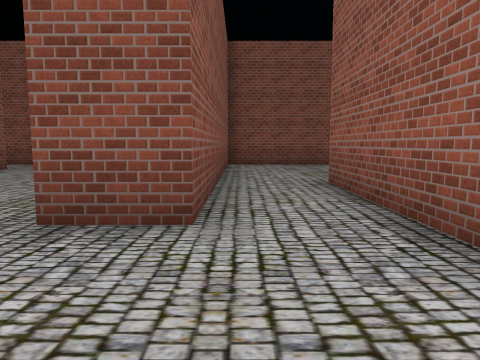
[1] (above)

24 first-person views from a walk through a Unity game level. The camera is 1.2 m above the floor, tilts 6° down and sees 70° across. The floor is counted in squares, 2 m on a side. Each view is taken from the middle of a square. On the plan, view 1 faces up. The plan holds only what a view shows up to about 10 squares ahead; the rest is blank. The place goes on beyond the plan. The player character is not drawn. Some animated figures are not drawn. Door leaves are left out, so doorways stand open. Some surface patterns are stand-ins.

[2]
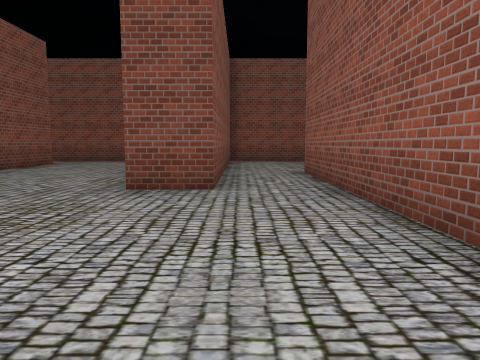

[3]
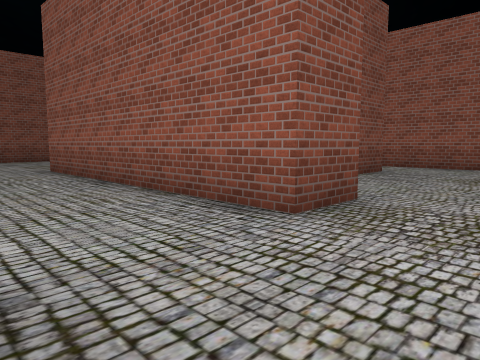

[4]
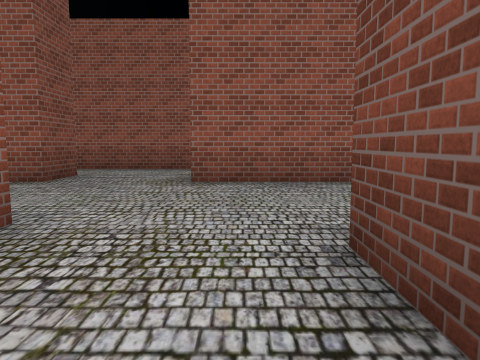

[5]
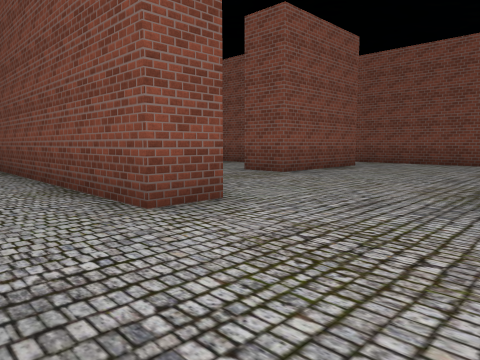

[6]
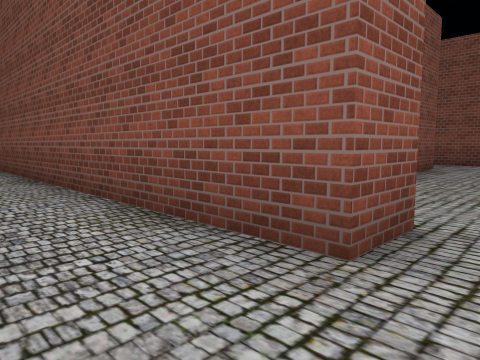

[7]
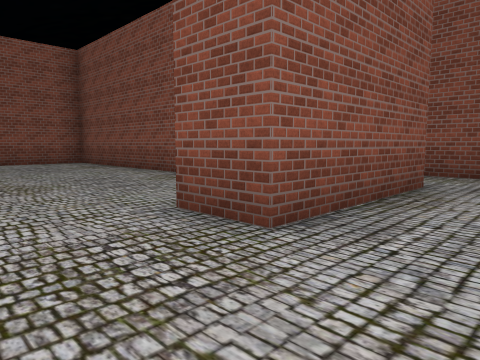

[8]
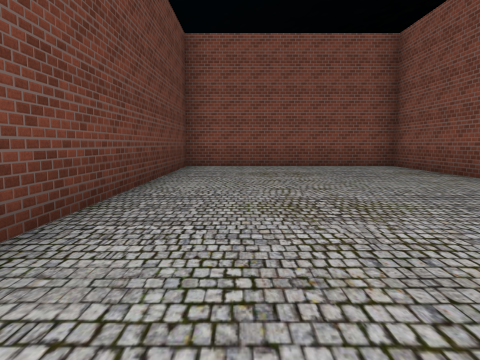

[9]
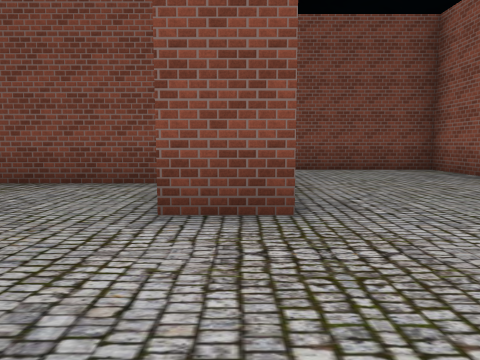

[10]
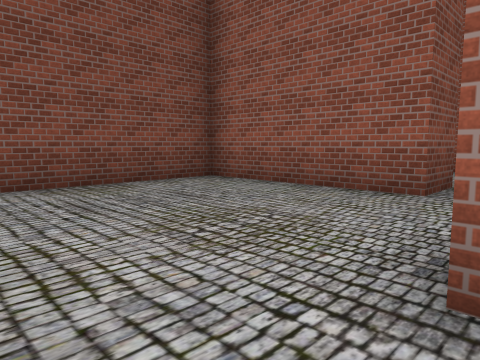

[11]
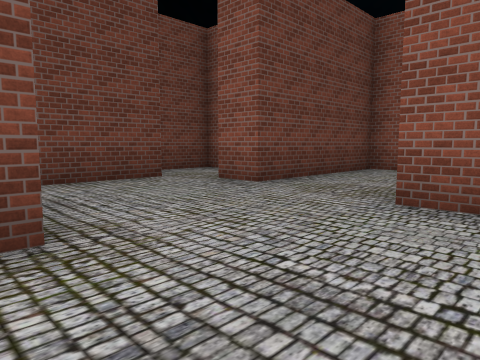

[12]
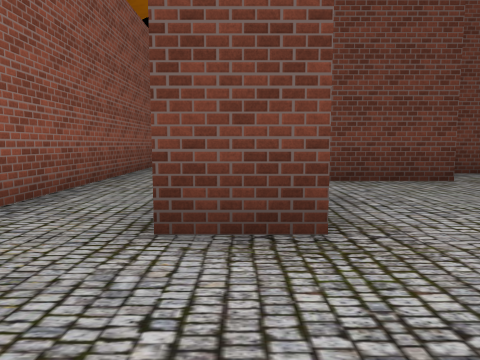

[13]
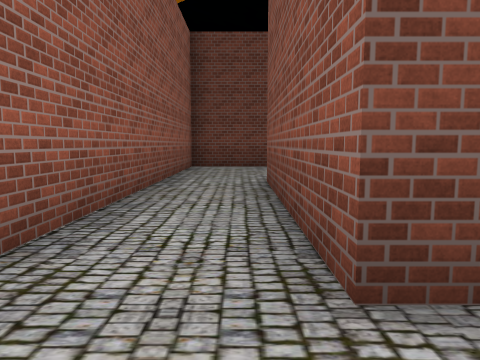

[14]
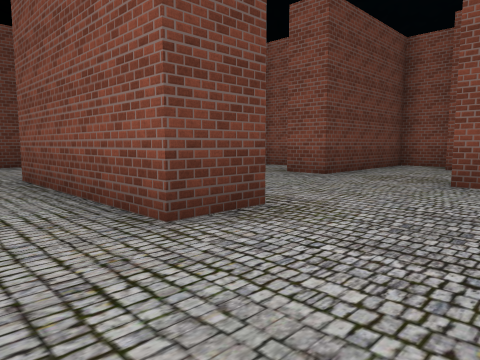

[15]
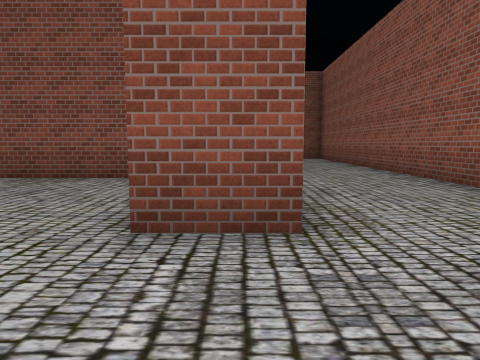

[16]
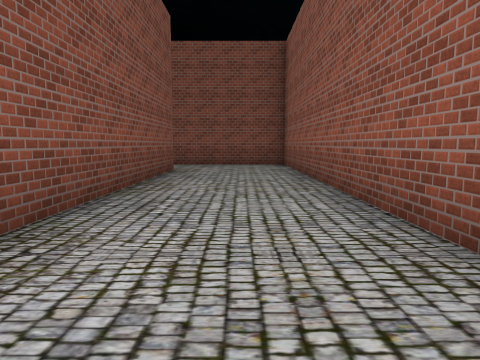

[17]
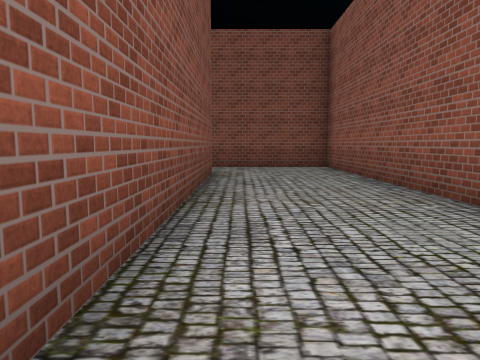

[18]
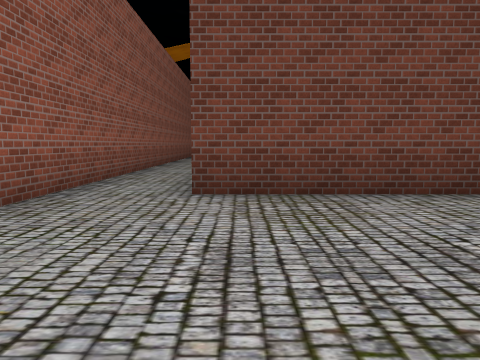

[19]
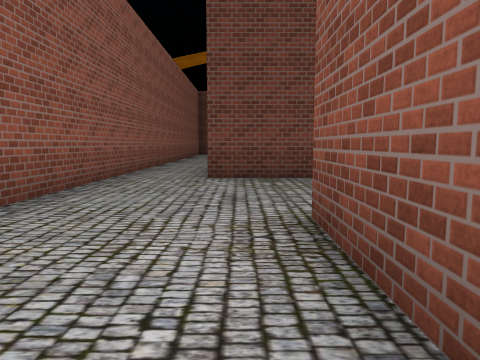

[20]
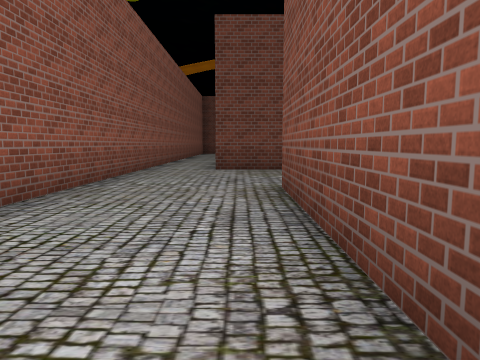

[21]
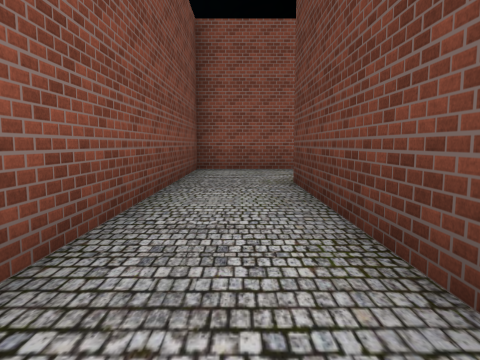

[22]
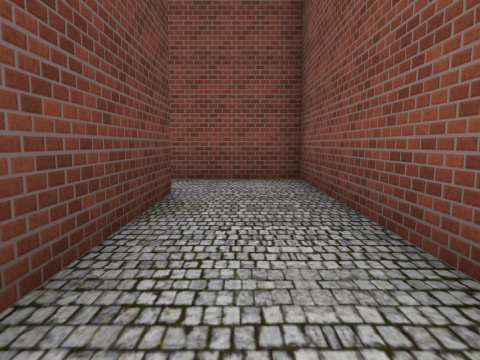

[23]
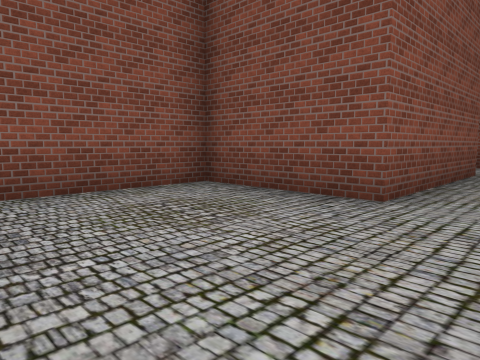

[24]
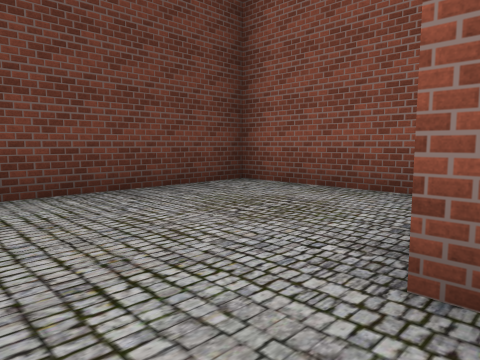

### Floor plan
Points are (right, up) in squares from view 1. A wall is a line through its corners. A room is listed if a view was taken in it or the views show most of it. See-through windows are left out.
Room 1 (views 1, 5, 6)
walls: (-3.8, 1.6) (-3.8, 0.6) (-12.1, 0.6); (-0.3, 2.5) (-1.6, 2.5); (1.4, -1.3) (1.4, 1.4)
ways out: opening at (0.5, -2) to room 2; opening at (-2.5, 1.5) to room 3; opening at (0.5, 2.5) to room 4
Room 2 (views 2, 3, 4, 11, 12, 13, 24)
walls: (5.4, -4.9) (5.4, -2.2) (6.6, -2.2) (6.6, -6.5); (2.5, -5.5) (4.6, -5.5); (2.5, -0.5) (2.5, -1.3) (1.4, -1.3); (6.6, 0.1) (5.4, 0.1) (5.4, 0.8); (0.2, -5.9) (0.2, -6.9) (1.8, -6.9); (-2.1, -2.5) (-2.1, -3.6) (2, -3.6) (2, -4.6); (8.3, -7.5) (8.3, -0.5)
ways out: opening at (0.5, -2) to room 1; opening at (7.5, 0.5) to room 5; opening at (7.5, -7.5) to room 6
Room 3 (views 7, 8, 9)
walls: (-7.2, 7.2) (-15.3, 7.2) (-15.3, 1.5) (-8, 1.5); (-5.5, 8.2) (-5.5, 4.8) (-6.8, 4.8); (-1.5, 8.4) (-1.5, 10) (-6.9, 10)
ways out: opening at (-2.5, 1.5) to room 1
Room 4 (view 10)
walls: (4.3, 6.3) (4.3, 10) (-0.4, 10); (-0.3, 9.5) (-0.3, 2.5); (1.4, 1.4) (1.4, 5.4)
ways out: opening at (0.5, 2.5) to room 1; opening at (3.5, 5.5) to room 5
Room 5 (views 14, 15, 16, 17, 18, 19, 20, 21, 22)
walls: (3.1, 3) (6.6, 3); (0.8, 16.2) (5.4, 16.2) (5.4, 6.3) (4.3, 6.3); (8.3, -0.5) (8.3, 18) (-0.9, 18) (-0.9, 15.8)
ways out: opening at (7.5, 0.5) to room 2; opening at (3.5, 5.5) to room 4; opening at (0, 16)
Room 6 (view 23)
walls: (6.6, -6.5) (3.7, -6.5) (3.7, -10.2) (8.3, -10.2) (8.3, -7.5)
ways out: opening at (7.5, -7.5) to room 2

Where each view was taken, in squares from view 1:
view 1: 0 up, 0 right, facing up
view 2: 2 down, 0 right, facing up
view 3: 3 down, 1 left, facing up-right
view 4: 3 down, 0 right, facing right
view 5: 1 down, 1 left, facing up-left
view 6: 1 down, 3 left, facing up-left
view 7: 3 up, 4 left, facing up-left
view 8: 3 up, 6 left, facing left
view 9: 2 up, 6 left, facing up
view 10: 5 up, 0 right, facing up-right
view 11: 0 up, 6 right, facing down-left
view 12: 0 up, 6 right, facing down
view 13: 1 down, 7 right, facing down
view 14: 0 up, 8 right, facing down-left
view 15: 4 up, 5 right, facing up
view 16: 8 up, 7 right, facing up
view 17: 9 up, 6 right, facing up
view 18: 7 up, 6 right, facing down
view 19: 9 up, 6 right, facing down
view 20: 11 up, 6 right, facing down
view 21: 17 up, 0 right, facing right
view 22: 17 up, 5 right, facing left
view 23: 10 down, 8 right, facing up-left
view 24: 6 down, 8 right, facing down-left
